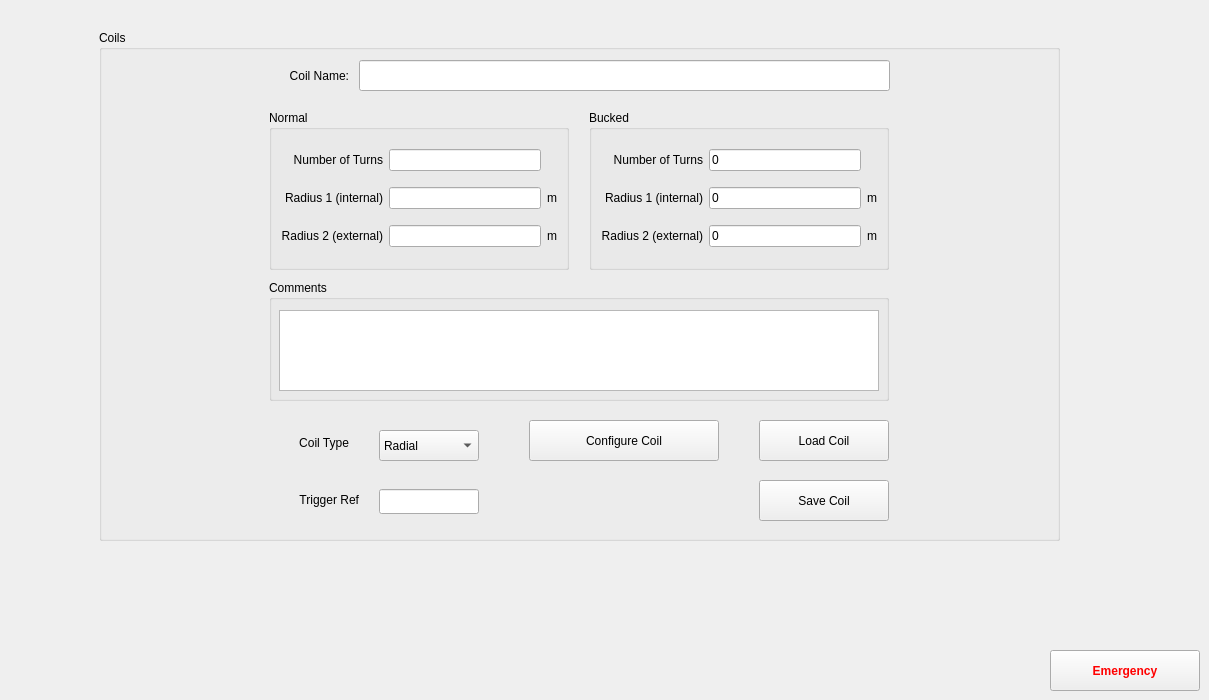
    <widget class="QWidget" name="tab_6">
     <attribute name="icon">
      <iconset resource="resource_file.qrc">
       <normaloff>:/Images/imagens/Bobina_3.PNG</normaloff>:/Images/imagens/Bobina_3.PNG</iconset>
     </attribute>
     <attribute name="title">
      <string>Coils</string>
     </attribute>
     <widget class="QGroupBox" name="groupBox_15">
      <property name="geometry">
       <rect>
        <x>99</x>
        <y>30</y>
        <width>961</width>
        <height>511</height>
       </rect>
      </property>
      <property name="title">
       <string>Coils</string>
      </property>
      <widget class="QGroupBox" name="groupBox_14">
       <property name="geometry">
        <rect>
         <x>490</x>
         <y>80</y>
         <width>300</width>
         <height>160</height>
        </rect>
       </property>
       <property name="title">
        <string>Bucked</string>
       </property>
       <layout class="QGridLayout" name="gridLayout_6">
        <item row="0" column="0">
         <widget class="QLabel" name="label_80">
          <property name="text">
           <string>Number of Turns</string>
          </property>
          <property name="alignment">
           <set>Qt::AlignRight|Qt::AlignTrailing|Qt::AlignVCenter</set>
          </property>
         </widget>
        </item>
        <item row="0" column="1">
         <widget class="QLineEdit" name="le_n_turns_bucked">
          <property name="text">
           <string>0</string>
          </property>
         </widget>
        </item>
        <item row="1" column="0">
         <widget class="QLabel" name="label_86">
          <property name="text">
           <string>Radius 1 (internal)</string>
          </property>
          <property name="alignment">
           <set>Qt::AlignRight|Qt::AlignTrailing|Qt::AlignVCenter</set>
          </property>
         </widget>
        </item>
        <item row="1" column="1">
         <widget class="QLineEdit" name="le_radius1_bucked">
          <property name="text">
           <string>0</string>
          </property>
         </widget>
        </item>
        <item row="1" column="2">
         <widget class="QLabel" name="label_83">
          <property name="text">
           <string>m</string>
          </property>
         </widget>
        </item>
        <item row="2" column="0">
         <widget class="QLabel" name="label_87">
          <property name="text">
           <string>Radius 2 (external)</string>
          </property>
          <property name="alignment">
           <set>Qt::AlignRight|Qt::AlignTrailing|Qt::AlignVCenter</set>
          </property>
         </widget>
        </item>
        <item row="2" column="1">
         <widget class="QLineEdit" name="le_radius2_bucked">
          <property name="text">
           <string>0</string>
          </property>
         </widget>
        </item>
        <item row="2" column="2">
         <widget class="QLabel" name="label_84">
          <property name="text">
           <string>m</string>
          </property>
         </widget>
        </item>
       </layout>
      </widget>
      <widget class="QGroupBox" name="groupBox_13">
       <property name="geometry">
        <rect>
         <x>170</x>
         <y>80</y>
         <width>300</width>
         <height>160</height>
        </rect>
       </property>
       <property name="title">
        <string>Normal</string>
       </property>
       <layout class="QGridLayout" name="gridLayout_5">
        <item row="0" column="0">
         <widget class="QLabel" name="label_75">
          <property name="text">
           <string>Number of Turns</string>
          </property>
          <property name="alignment">
           <set>Qt::AlignRight|Qt::AlignTrailing|Qt::AlignVCenter</set>
          </property>
         </widget>
        </item>
        <item row="0" column="1">
         <widget class="QLineEdit" name="le_n_turns_normal"/>
        </item>
        <item row="1" column="0">
         <widget class="QLabel" name="label_76">
          <property name="text">
           <string>Radius 1 (internal)</string>
          </property>
          <property name="alignment">
           <set>Qt::AlignRight|Qt::AlignTrailing|Qt::AlignVCenter</set>
          </property>
         </widget>
        </item>
        <item row="1" column="1">
         <widget class="QLineEdit" name="le_radius1_normal">
          <property name="text">
           <string/>
          </property>
         </widget>
        </item>
        <item row="1" column="2">
         <widget class="QLabel" name="label_78">
          <property name="text">
           <string>m</string>
          </property>
         </widget>
        </item>
        <item row="2" column="0">
         <widget class="QLabel" name="label_77">
          <property name="text">
           <string>Radius 2 (external)</string>
          </property>
          <property name="alignment">
           <set>Qt::AlignRight|Qt::AlignTrailing|Qt::AlignVCenter</set>
          </property>
         </widget>
        </item>
        <item row="2" column="1">
         <widget class="QLineEdit" name="le_radius2_normal"/>
        </item>
        <item row="2" column="2">
         <widget class="QLabel" name="label_79">
          <property name="text">
           <string>m</string>
          </property>
         </widget>
        </item>
       </layout>
      </widget>
      <widget class="QPushButton" name="pb_save_coil">
       <property name="geometry">
        <rect>
         <x>660</x>
         <y>450</y>
         <width>130</width>
         <height>41</height>
        </rect>
       </property>
       <property name="text">
        <string>Save Coil</string>
       </property>
       <property name="icon">
        <iconset resource="resource_file.qrc">
         <normaloff>:/Images/imagens/save.png</normaloff>:/Images/imagens/save.png</iconset>
       </property>
      </widget>
      <widget class="QPushButton" name="pb_load_coil">
       <property name="geometry">
        <rect>
         <x>660</x>
         <y>390</y>
         <width>130</width>
         <height>41</height>
        </rect>
       </property>
       <property name="text">
        <string>Load Coil</string>
       </property>
       <property name="icon">
        <iconset resource="resource_file.qrc">
         <normaloff>:/Images/imagens/1351621523_Download.png</normaloff>:/Images/imagens/1351621523_Download.png</iconset>
       </property>
      </widget>
      <widget class="QLineEdit" name="le_coil_name">
       <property name="geometry">
        <rect>
         <x>260</x>
         <y>30</y>
         <width>531</width>
         <height>31</height>
        </rect>
       </property>
      </widget>
      <widget class="QLabel" name="label_85">
       <property name="geometry">
        <rect>
         <x>170</x>
         <y>30</y>
         <width>80</width>
         <height>31</height>
        </rect>
       </property>
       <property name="text">
        <string>Coil Name:</string>
       </property>
       <property name="alignment">
        <set>Qt::AlignRight|Qt::AlignTrailing|Qt::AlignVCenter</set>
       </property>
      </widget>
      <widget class="QComboBox" name="cb_coil_type">
       <property name="geometry">
        <rect>
         <x>280</x>
         <y>400</y>
         <width>100</width>
         <height>31</height>
        </rect>
       </property>
       <item>
        <property name="text">
         <string>Radial</string>
        </property>
       </item>
       <item>
        <property name="text">
         <string>Tangential</string>
        </property>
       </item>
      </widget>
      <widget class="QLabel" name="label_53">
       <property name="geometry">
        <rect>
         <x>180</x>
         <y>403</y>
         <width>70</width>
         <height>20</height>
        </rect>
       </property>
       <property name="text">
        <string>Coil Type</string>
       </property>
       <property name="alignment">
        <set>Qt::AlignRight|Qt::AlignTrailing|Qt::AlignVCenter</set>
       </property>
      </widget>
      <widget class="QGroupBox" name="groupBox_29">
       <property name="geometry">
        <rect>
         <x>170</x>
         <y>250</y>
         <width>620</width>
         <height>121</height>
        </rect>
       </property>
       <property name="title">
        <string>Comments</string>
       </property>
       <widget class="QTextEdit" name="te_comments">
        <property name="geometry">
         <rect>
          <x>10</x>
          <y>30</y>
          <width>600</width>
          <height>81</height>
         </rect>
        </property>
        <property name="html">
         <string>&lt;!DOCTYPE HTML PUBLIC &quot;-//W3C//DTD HTML 4.0//EN&quot; &quot;http://www.w3.org/TR/REC-html40/strict.dtd&quot;&gt;
&lt;html&gt;&lt;head&gt;&lt;meta name=&quot;qrichtext&quot; content=&quot;1&quot; /&gt;&lt;style type=&quot;text/css&quot;&gt;
p, li { white-space: pre-wrap; }
&lt;/style&gt;&lt;/head&gt;&lt;body style=&quot; font-family:'MS Shell Dlg 2'; font-size:12pt; font-weight:400; font-style:normal;&quot;&gt;
&lt;p style=&quot;-qt-paragraph-type:empty; margin-top:0px; margin-bottom:0px; margin-left:0px; margin-right:0px; -qt-block-indent:0; text-indent:0px;&quot;&gt;&lt;br /&gt;&lt;/p&gt;&lt;/body&gt;&lt;/html&gt;</string>
        </property>
       </widget>
      </widget>
      <widget class="QLabel" name="label_63">
       <property name="geometry">
        <rect>
         <x>180</x>
         <y>460</y>
         <width>80</width>
         <height>20</height>
        </rect>
       </property>
       <property name="text">
        <string>Trigger Ref</string>
       </property>
       <property name="alignment">
        <set>Qt::AlignRight|Qt::AlignTrailing|Qt::AlignVCenter</set>
       </property>
      </widget>
      <widget class="QLineEdit" name="le_trigger_ref">
       <property name="geometry">
        <rect>
         <x>280</x>
         <y>459</y>
         <width>100</width>
         <height>25</height>
        </rect>
       </property>
      </widget>
      <widget class="QPushButton" name="pb_config_coil">
       <property name="geometry">
        <rect>
         <x>430</x>
         <y>390</y>
         <width>190</width>
         <height>41</height>
        </rect>
       </property>
       <property name="text">
        <string>Configure Coil</string>
       </property>
       <property name="icon">
        <iconset resource="resource_file.qrc">
         <normaloff>:/Images/imagens/settings.png</normaloff>:/Images/imagens/settings.png</iconset>
       </property>
       <property name="iconSize">
        <size>
         <width>20</width>
         <height>20</height>
        </size>
       </property>
      </widget>
     </widget>
     <widget class="QPushButton" name="pb_emergency3">
      <property name="geometry">
       <rect>
        <x>1050</x>
        <y>650</y>
        <width>150</width>
        <height>41</height>
       </rect>
      </property>
      <property name="palette">
       <palette>
        <active>
         <colorrole role="ButtonText">
          <brush brushstyle="SolidPattern">
           <color alpha="255">
            <red>255</red>
            <green>0</green>
            <blue>0</blue>
           </color>
          </brush>
         </colorrole>
        </active>
        <inactive>
         <colorrole role="ButtonText">
          <brush brushstyle="SolidPattern">
           <color alpha="255">
            <red>255</red>
            <green>0</green>
            <blue>0</blue>
           </color>
          </brush>
         </colorrole>
        </inactive>
        <disabled>
         <colorrole role="ButtonText">
          <brush brushstyle="SolidPattern">
           <color alpha="255">
            <red>120</red>
            <green>120</green>
            <blue>120</blue>
           </color>
          </brush>
         </colorrole>
        </disabled>
       </palette>
      </property>
      <property name="font">
       <font>
        <weight>75</weight>
        <bold>true</bold>
       </font>
      </property>
      <property name="text">
       <string>Emergency</string>
      </property>
      <property name="icon">
       <iconset resource="resource_file.qrc">
        <normaloff>:/Images/imagens/emergency_icon_01.png</normaloff>:/Images/imagens/emergency_icon_01.png</iconset>
      </property>
      <property name="iconSize">
       <size>
        <width>35</width>
        <height>35</height>
       </size>
      </property>
     </widget>
    </widget>
